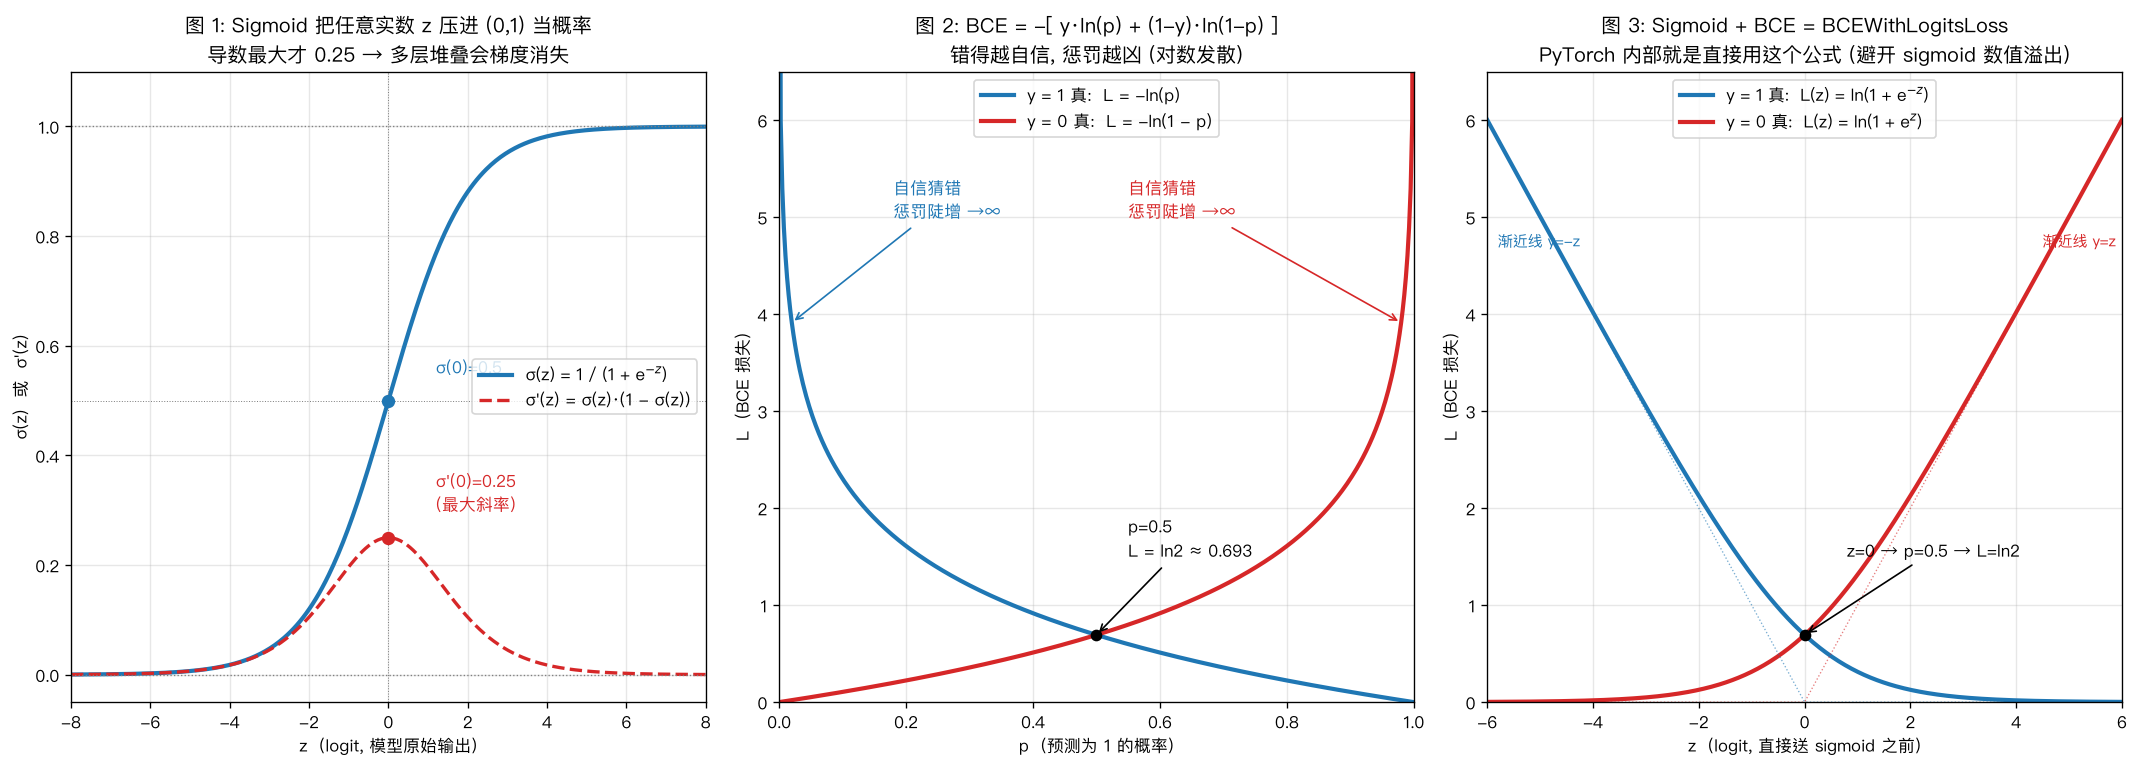

Reproduce this figure in Python.
"""
画三张图, 把 Sigmoid 和 BCE 看清楚, 顺便理解为啥它俩"天生一对":

  图 1  Sigmoid 自己:        σ(z) = 1 / (1 + e^{-z})        和它的导数 σ'(z) = σ(z)(1-σ(z))
  图 2  BCE 自己:            L(p | y) = -[ y·ln(p) + (1-y)·ln(1-p) ]   横轴是 p ∈ (0, 1)
  图 3  Sigmoid + BCE 组合:  把 z 经过 σ 得到 p, 再算 BCE → L(z | y)    这就是 BCEWithLogitsLoss

直觉:
  - Sigmoid 把"模型吐出的任意实数 z (logit)"挤进 (0, 1), 当概率用
  - BCE 衡量"预测概率 p 和真实 0/1 标签 y 的差距", 错得越自信惩罚越凶
  - 把两个串起来, 就是大多数分类任务 (含 RLHF reward model) 真正在最小化的 loss
"""

import matplotlib.pyplot as plt
import numpy as np

plt.rcParams["font.sans-serif"] = ["PingFang SC", "Hiragino Sans GB", "Arial Unicode MS"]
plt.rcParams["axes.unicode_minus"] = False


def sigmoid(z):
    return 1.0 / (1.0 + np.exp(-z))


def draw_sigmoid(ax):
    """图 1: Sigmoid 曲线 + 它的导数。"""
    z = np.linspace(-8, 8, 400)
    s = sigmoid(z)
    ds = s * (1 - s)

    ax.plot(z, s, color="#1f77b4", lw=2.5, label=r"σ(z) = 1 / (1 + e$^{-z}$)")
    ax.plot(z, ds, color="#d62728", lw=2, linestyle="--",
            label=r"σ'(z) = σ(z)·(1 - σ(z))")

    # 两条渐近线 + 中点
    ax.axhline(1.0, color="gray", lw=0.8, linestyle=":")
    ax.axhline(0.0, color="gray", lw=0.8, linestyle=":")
    ax.axhline(0.5, color="gray", lw=0.6, linestyle=":")
    ax.axvline(0.0, color="gray", lw=0.6, linestyle=":")

    # 标记最大斜率 (z=0, 导数=0.25)
    ax.plot(0, 0.5, "o", color="#1f77b4", markersize=7, zorder=5)
    ax.plot(0, 0.25, "o", color="#d62728", markersize=7, zorder=5)
    ax.annotate("σ(0)=0.5", xy=(0, 0.5), xytext=(1.2, 0.55), fontsize=10, color="#1f77b4")
    ax.annotate("σ'(0)=0.25\n(最大斜率)", xy=(0, 0.25), xytext=(1.2, 0.30),
                fontsize=10, color="#d62728")

    ax.set_xlim(-8, 8); ax.set_ylim(-0.05, 1.1)
    ax.set_xlabel("z  (logit, 模型原始输出)")
    ax.set_ylabel("σ(z)  或  σ'(z)")
    ax.set_title("图 1: Sigmoid 把任意实数 z 压进 (0,1) 当概率\n"
                 "导数最大才 0.25 → 多层堆叠会梯度消失")
    ax.legend(loc="center right"); ax.grid(True, alpha=0.3)


def draw_bce(ax):
    """图 2: BCE 损失随预测概率 p 的变化, 分别看 y=1 和 y=0。"""
    eps = 1e-6                                  # 避免 log(0)
    p = np.linspace(eps, 1 - eps, 400)
    L_y1 = -np.log(p)                           # y=1: L = -ln(p)
    L_y0 = -np.log(1 - p)                       # y=0: L = -ln(1-p)

    ax.plot(p, L_y1, color="#1f77b4", lw=2.5, label="y = 1 真:  L = -ln(p)")
    ax.plot(p, L_y0, color="#d62728", lw=2.5, label="y = 0 真:  L = -ln(1 - p)")

    # 中间点 (p=0.5, L=ln2≈0.693): 两条曲线在这里相交
    ax.plot(0.5, np.log(2), "ko", markersize=6, zorder=5)
    ax.annotate("p=0.5\nL = ln2 ≈ 0.693", xy=(0.5, np.log(2)), xytext=(0.55, 1.5),
                fontsize=10, arrowprops=dict(arrowstyle="->", color="black", lw=1))

    # 标注"自信错"惩罚陡增
    ax.annotate("自信猜错\n惩罚陡增 →∞",
                xy=(0.02, -np.log(0.02)), xytext=(0.18, 5.0),
                fontsize=10, color="#1f77b4",
                arrowprops=dict(arrowstyle="->", color="#1f77b4", lw=1))
    ax.annotate("自信猜错\n惩罚陡增 →∞",
                xy=(0.98, -np.log(1 - 0.98)), xytext=(0.55, 5.0),
                fontsize=10, color="#d62728",
                arrowprops=dict(arrowstyle="->", color="#d62728", lw=1))

    ax.set_xlim(0, 1); ax.set_ylim(0, 6.5)
    ax.set_xlabel("p  (预测为 1 的概率)")
    ax.set_ylabel("L  (BCE 损失)")
    ax.set_title("图 2: BCE = -[ y·ln(p) + (1-y)·ln(1-p) ]\n"
                 "错得越自信, 惩罚越凶 (对数发散)")
    ax.legend(loc="upper center"); ax.grid(True, alpha=0.3)


def draw_sigmoid_plus_bce(ax):
    """图 3: 把 sigmoid 和 BCE 串起来 (= BCEWithLogitsLoss), 横轴是 logit z。

    数学化简:
        y=1: L(z) = -ln(σ(z))   = ln(1 + e^{-z})  = softplus(-z)
        y=0: L(z) = -ln(1-σ(z)) = ln(1 + e^{ z})  = softplus( z)
    """
    z = np.linspace(-6, 6, 400)
    L_y1 = np.log1p(np.exp(-z))                 # log(1 + e^-z), 数值稳定
    L_y0 = np.log1p(np.exp( z))                 # log(1 + e^+z)

    ax.plot(z, L_y1, color="#1f77b4", lw=2.5, label="y = 1 真:  L(z) = ln(1 + e$^{-z}$)")
    ax.plot(z, L_y0, color="#d62728", lw=2.5, label="y = 0 真:  L(z) = ln(1 + e$^{ z}$)")

    # 渐近线提示: 大 z 时 y=1 接近 0, y=0 线性趋近 z
    ax.plot(z, np.maximum(z, 0), color="#d62728", lw=0.8, linestyle=":", alpha=0.6)
    ax.plot(z, np.maximum(-z, 0), color="#1f77b4", lw=0.8, linestyle=":", alpha=0.6)
    ax.text(4.5, 4.7, "渐近线 y=z", color="#d62728", fontsize=9)
    ax.text(-5.8, 4.7, "渐近线 y=-z", color="#1f77b4", fontsize=9)

    # 中点
    ax.plot(0, np.log(2), "ko", markersize=6, zorder=5)
    ax.annotate("z=0 → p=0.5 → L=ln2", xy=(0, np.log(2)), xytext=(0.8, 1.5),
                fontsize=10, arrowprops=dict(arrowstyle="->", color="black", lw=1))

    ax.set_xlim(-6, 6); ax.set_ylim(0, 6.5)
    ax.set_xlabel("z  (logit, 直接送 sigmoid 之前)")
    ax.set_ylabel("L  (BCE 损失)")
    ax.set_title("图 3: Sigmoid + BCE = BCEWithLogitsLoss\n"
                 "PyTorch 内部就是直接用这个公式 (避开 sigmoid 数值溢出)")
    ax.legend(loc="upper center"); ax.grid(True, alpha=0.3)


def main():
    fig, axes = plt.subplots(1, 3, figsize=(18, 6.5))
    draw_sigmoid(axes[0])
    draw_bce(axes[1])
    draw_sigmoid_plus_bce(axes[2])

    plt.tight_layout()
    savepath = "draw_sigmoid_BCE.png"
    plt.savefig(savepath, dpi=120, bbox_inches="tight")
    print(f"图已保存到 {savepath}")
    plt.show()


if __name__ == "__main__":
    main()
